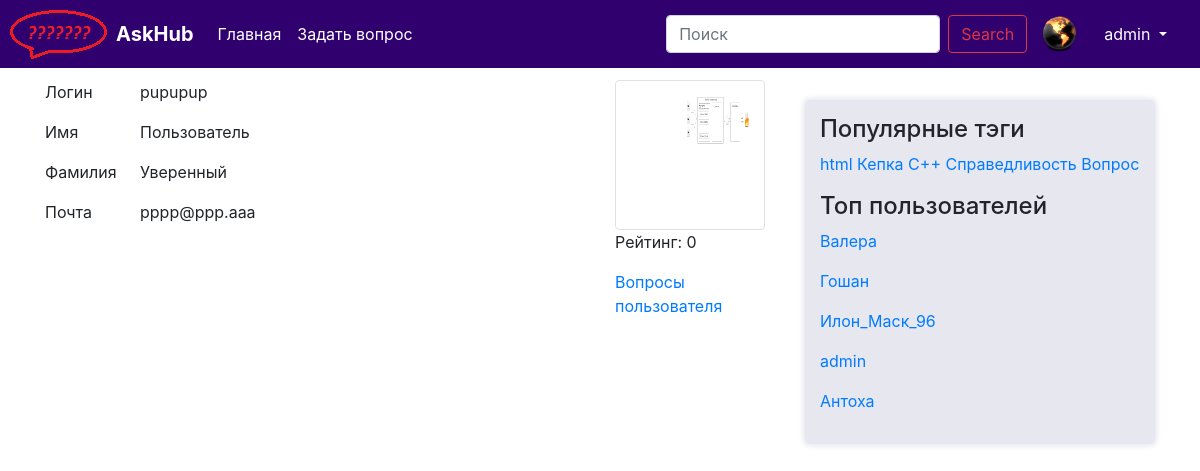
Page /user/9/ (signed in) on the committed database.
### question/models.py (models this page shows, shortened)
class User(AbstractUser):
    upload = models.ImageField(upload_to='uploads/%Y/%m/%d/')
    registration_date = models.DateTimeField(default=timezone.now, verbose_name="Дата решистрации")
    rating = models.IntegerField(default=0, verbose_name="Рейтинг пользователя")
    objects = UserManager()
    def __str__(self):
        return self.username

class Tag(models.Model):
    title = models.CharField(max_length=120, verbose_name=u"Заголовок ярлыка")
    objects = TagManager()

### question/views.py (the view)
# urls.py: path('user/<int:id>/', views.profile, name='user'),
def profile(request, id):
    return render(request, 'question/user.html', {
            'profile': get_object_or_404(User, pk=id),
            'tags' : paginate(request, Tag.objects.hottest()),
            'users' : paginate(request, User.objects.by_rating()),
    })

### question/managers.py (called while the page is built)
    def hottest(self):
        return self.annotate(question_count=Count('question')).order_by('-question_count')

    def by_rating(self):
        return self.order_by('-rating')

### question/views.py (called while the page is built)
def paginate(request, objects_list):
    paginator = Paginator(objects_list, 5)
    page = request.GET.get('page')
    try:
        objects = paginator.page(page)
    except PageNotAnInteger:
        objects = paginator.page(1)
    except EmptyPage:
        objects = paginator.page(paginator.num_pages)
    return objects

### question/templates/question/user.html (shortened to what this page needs)
{% extends "question/base.html" %}
{% load static %}
{% block content %}
<div class="row">
    <div class="col-9">
    <form>
        <div class="form-group row">
            <div class="col-2">
                Логин
            </div>
            <div class="col-10">
                {{profile}}
            </div>
        </div>
        <div class="form-group row">
            <div class="col-2">
                Имя
            </div>
            <div class="col-10">
                {{profile.first_name}}
            </div>
        </div>
        <div class="form-group row">
            <div class="col-2">
                Фамилия
            </div>
            <div class="col-10">
                {{profile.last_name}}
            </div>
        </div>
        <div class="form-group row">
            <div class="col-2">
                Почта
            </div>
            <div class="col-10">
                {{ profile.email }}
            </div>
        </div>
    </form>
    </div>
    <div class="col-3">
        <img src="{{ MEDIA_URL }}{{ profile.upload }}" alt="" class="img-thumbnail">
        <p> Рейтинг: {{ profile.rating }} </p>
        <p><a href="{% url 'user_questions' id=profile.id %}">Вопросы пользователя</a></p>
    </div>
</div>
{% endblock %}

### question/templates/question/navbar.html (shortened to what this page needs)
{% load static %}
{% block navbar %}
<nav class="navbar navbar-expand-md navbar-dark fixed-top" style="background-color: #30006f; margin: 0px;">
    <div>
        <img src="{% static "img/logo.png" %}" alt="">
    </div>
    <a class="navbar-brand" href="#">
        <b>AskHub</b>
    </a>
    <div class="collapse navbar-collapse" id="navbarCollapse">
        <ul class="navbar-nav mr-auto">
            <li class="nav-item active">
                <a class="nav-link" href="{% url 'index' %}">Главная <span class="sr-only">(current)</span></a>
            </li>
            <li class="nav-item active">
                <a class="nav-link" href="{% url 'ask' %}">Задать вопрос <span class="sr-only">(current)</span></a>
            </li>
        </ul>
        <form class="form-inline mt-2 mt-md-0">
            <input class="form-control mr-sm-2" type="text" placeholder="Поиск" aria-label="Поиск">
            <button class="btn btn-outline-danger my-2 my-sm-0" type="submit">Search</button>
        </form>
    </div>
    {% if user.is_authenticated %}
    <div class="ava">
        <img src="{{ MEDIA_URL }}{{ user.upload }}" alt="" style="width:40px;height:40px;">
    </div>
    <div class="btn-group" role="group">
        <button id="btnGroupDrop1" type="button" class="btn btn-secondary dropdown-toggle" style="background-color: #30006f; border-color: #30006f;" data-toggle="dropdown" aria-haspopup="true" aria-expanded="false">
            {{ user }}
        </button>
    </div>
    {% endif %}
</nav>
{% endblock %}

### question/templates/question/sidebar.html
{% load static %}
{% block sidebar %}
    <div class="sidebar">
        <h4>Популярные тэги</h4>
        {% for t in tags %}
            <a href="{% url 'tag' id=t.id %}">{{ t.title }}</a>
        {% endfor %}
        <p>
        <h4>Топ пользователей</h4>
            {% for user in users %}
                <p><a href="{% url 'user' id=user.id %}">{{ user }}</a></p>
            {% endfor %}
        </p>
    </div>
{% endblock %}

### static/css/askme.css (style rules this page uses)
html { position: relative; min-height: 100%; }
body { margin-bottom: 60px; }
.navbar { padding: 0px 20px 0px 0px; }
.ava { margin: 0px; padding: 0px; position: relative; width:64px; height:64px; background: #30006f; border: 1px solid #30006f; border-radius: 50%; }
.ava img { position: absolute; left:50%; top:50%; transform: translate(-50%, -50%); max-width:100%; max-height: 100%; }
.sidebar { background-color: #e7e7f0; box-shadow: 0px 0px 5px 2px #e7e7f0; padding: 15px; margin: 20px 0px 0px 0px; border-radius: 5px; }
.img-thumbnail { width: 150px; height: 150px; }

### rows in the picture
User: upload (picture), username "admin"
User: username "pupupup", first_name "Пользователь", last_name "Уверенный", email "pppp@ppp.aaa", upload (picture), rating "0"
Tag: title "html"
Tag: title "Кепка"
Tag: title "С++"
Tag: title "Справедливость"
Tag: title "Вопрос"
User: username "Валера"
User: username "Гошан"
User: username "Илон_Маск_96"
User: username "Антоха"
